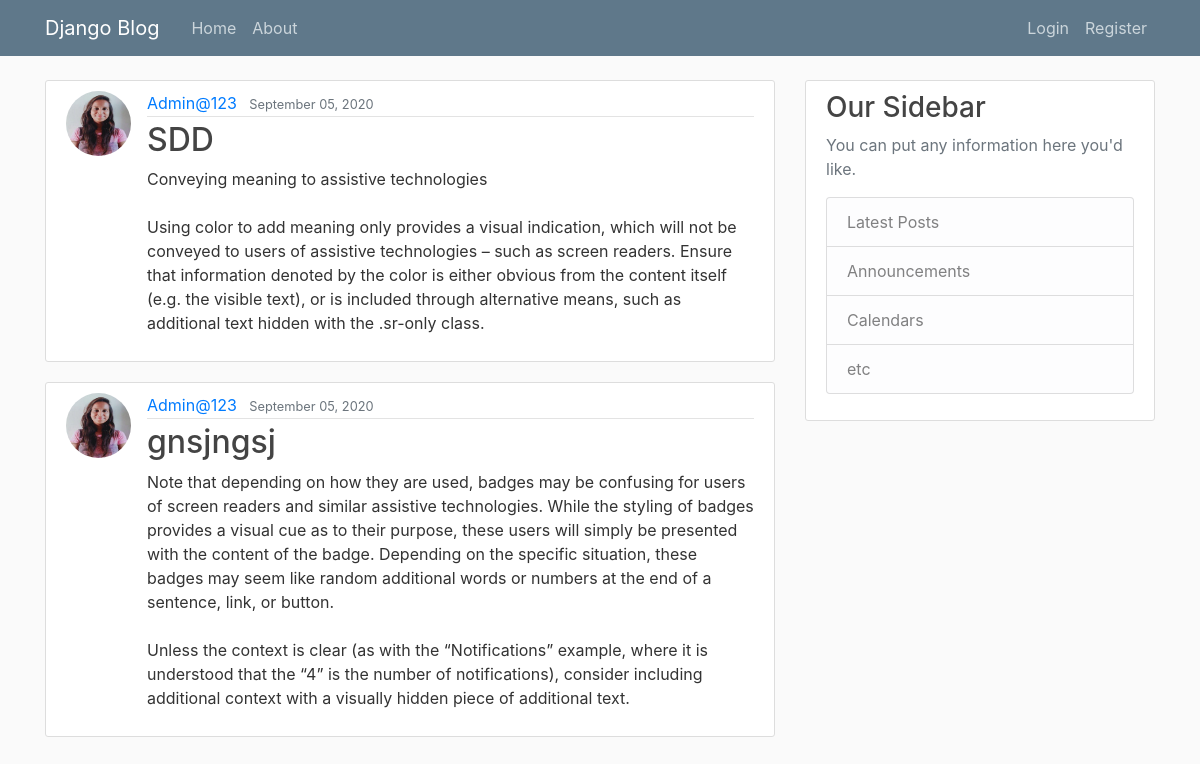
The page / on the database its author committed.
### blog/models.py (models this page shows, shortened)
class Post(models.Model):
    title = models.CharField(max_length=100)
    content = models.TextField()
    date_posted = models.DateTimeField(default=timezone.now)
    author = models.ForeignKey(User, on_delete=models.CASCADE)

### users/models.py (models this page shows, shortened)
class Profile(models.Model):
    user = models.OneToOneField(User, on_delete=models.CASCADE)
    image = models.ImageField(default='default.jpg', upload_to='profile_pics')

### blog/views.py (the view)
# urls.py: path('', PostListView.as_view(), name='blog-home'),
class PostListView(ListView):
    model = Post
    template_name = 'blog/home.html'  # <app>/<model>_<viewtype>.html
    context_object_name = 'posts'
    ordering = ['-date_posted']
    paginate_by = 5

### blog/templates/blog/home.html (shortened to what this page needs)
{% extends "blog/base.html" %}
{% block content %}
    {% for post in posts %}
        <article class="media content-section">
          <img class="rounded-circle article-img" src="{{ post.author.profile.image.url }}">
          <div class="media-body">
            <div class="article-metadata">
              <a class="mr-2" href="{% url 'user-posts' post.author.username %}">{{ post.author }}</a>
              <small class="text-muted">{{ post.date_posted|date:"F d, Y" }}</small>
            </div>
            <h2><a class="article-title" href="{% url 'post-detail' post.id %}">{{ post.title }}</a></h2>
            <p class="article-content">{{ post.content }}</p>
          </div>
        </article>
    {% endfor %}
{% endblock content %}

### blog/templates/blog/base.html (shortened to what this page needs)
{% load static %}
<!DOCTYPE html>
<html>
<head>
    <link rel="stylesheet" href="https://maxcdn.bootstrapcdn.com/bootstrap/4.0.0/css/bootstrap.min.css">
    <link rel="stylesheet" type="text/css" href="{% static 'blog/main.css' %}">
</head>
<body>
    <header class="site-header">
      <nav class="navbar navbar-expand-md navbar-dark bg-steel fixed-top">
        <div class="container">
          <a class="navbar-brand mr-4" href="{% url 'blog-home' %}">Django Blog</a>
          <div class="collapse navbar-collapse" id="navbarToggle">
            <div class="navbar-nav mr-auto">
              <a class="nav-item nav-link" href="{% url 'blog-home' %}">Home</a>
              <a class="nav-item nav-link" href="{% url 'blog-about' %}">About</a>
            </div>
            <div class="navbar-nav">
              {% if user.is_authenticated %}
                <a class="nav-item nav-link" href="{% url 'post-create' %}">New Post</a>
                <a class="nav-item nav-link" href="{% url 'profile' %}">Profile</a>
                <a class="nav-item nav-link" href="{% url 'logout' %}">Logout</a>
              {% else %}
                <a class="nav-item nav-link" href="{% url 'login' %}">Login</a>
                <a class="nav-item nav-link" href="{% url 'register' %}">Register</a>
              {% endif %}
            </div>
          </div>
        </div>
      </nav>
    </header>
    <main role="main" class="container">
      <div class="row">
        <div class="col-md-8">
          {% block content %}{% endblock %}
        </div>
        <div class="col-md-4">
          <div class="content-section">
            <h3>Our Sidebar</h3>
            <p class='text-muted'>You can put any information here you'd like.
              <ul class="list-group">
                <li class="list-group-item list-group-item-light">Latest Posts</li>
                <li class="list-group-item list-group-item-light">Announcements</li>
                <li class="list-group-item list-group-item-light">Calendars</li>
                <li class="list-group-item list-group-item-light">etc</li>
              </ul>
            </p>
          </div>
        </div>
      </div>
    </main>
</body>
</html>

### blog/static/blog/main.css (style rules this page uses)
body { background: #fafafa; color: #333333; margin-top: 5rem; }
h1, h2, h3, h4, h5, h6 { color: #444444; }
ul { margin: 0; }
.bg-steel { background-color: #5f788a; }
.site-header .navbar-nav .nav-link { color: #cbd5db; }
.content-section { background: #ffffff; padding: 10px 20px; border: 1px solid #dddddd; border-radius: 3px; margin-bottom: 20px; }
.article-title { color: #444444; }
.article-content { white-space: pre-line; }
.article-img { height: 65px; width: 65px; margin-right: 16px; }
.article-metadata { padding-bottom: 1px; margin-bottom: 4px; border-bottom: 1px solid #e3e3e3 }

### rows shown on the page
Post: author.profile.image (picture), author "Admin@123", date_posted "September 05, 2020", title "SDD", content "Conveying meaning to assistive technologies Using color to add meaning only provides a visual indication, which will not be conveyed to users of assistive technologies – such as screen readers. Ensure that information denoted by the color is either obvious from the content itself (e.g. the visible text), or is included through alternative means, such as additional text hidden with the .sr-only class."
Post: author.profile.image (picture), author "Admin@123", date_posted "September 05, 2020", title "gnsjngsj", content "Note that depending on how they are used, badges may be confusing for users of screen readers and similar assistive technologies. While the styling of badges provides a visual cue as to their purpose, these users will simply be presented with the content of the badge. Depending on the specific situation, these badges may seem like random additional words or numbers at the end of a sentence, link, or button. Unless the context is clear (as with the “Notifications” example, where it is understood that the “4” is the number of notifications), consider including additional context with a visually hidden piece of additional text."
